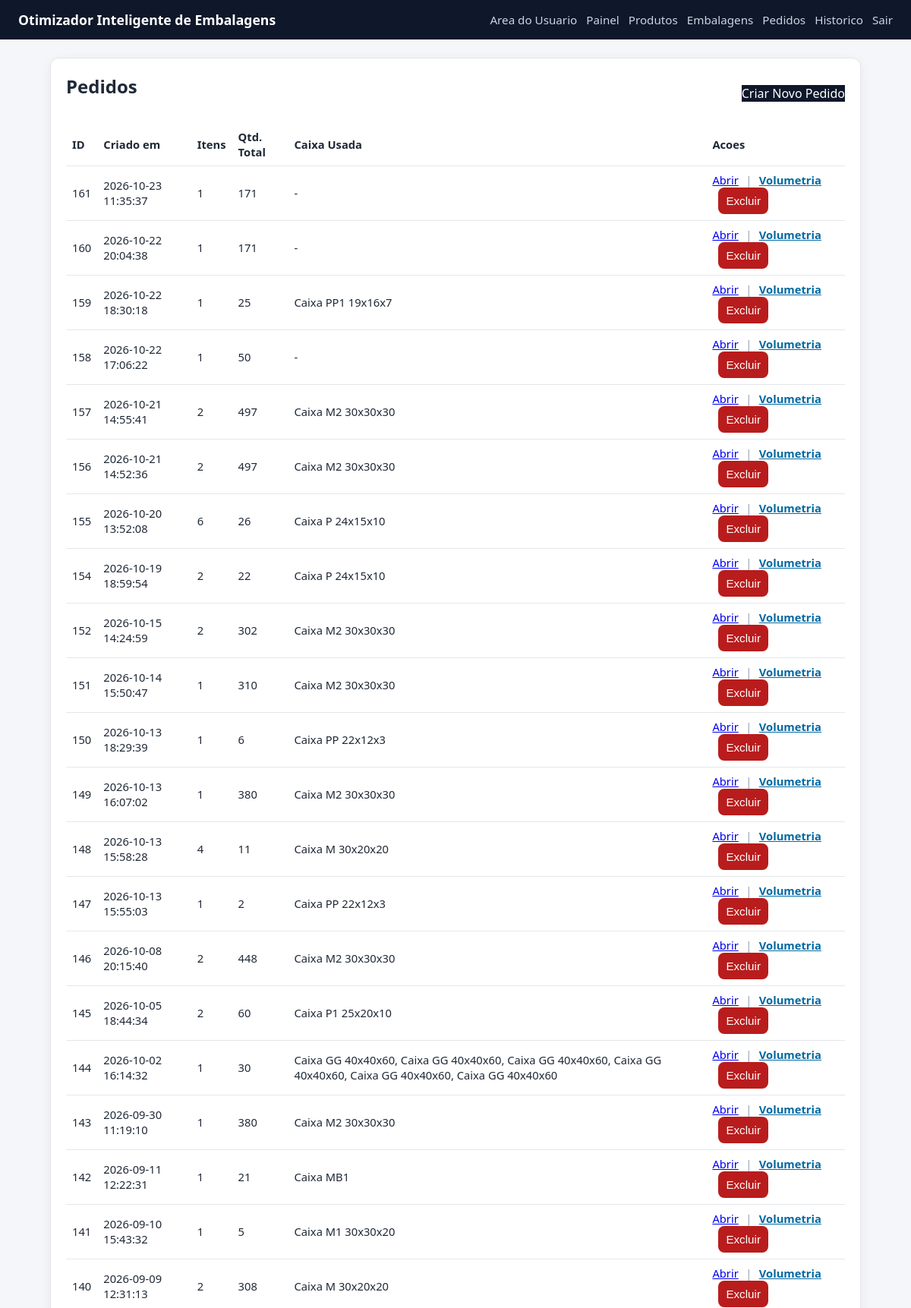
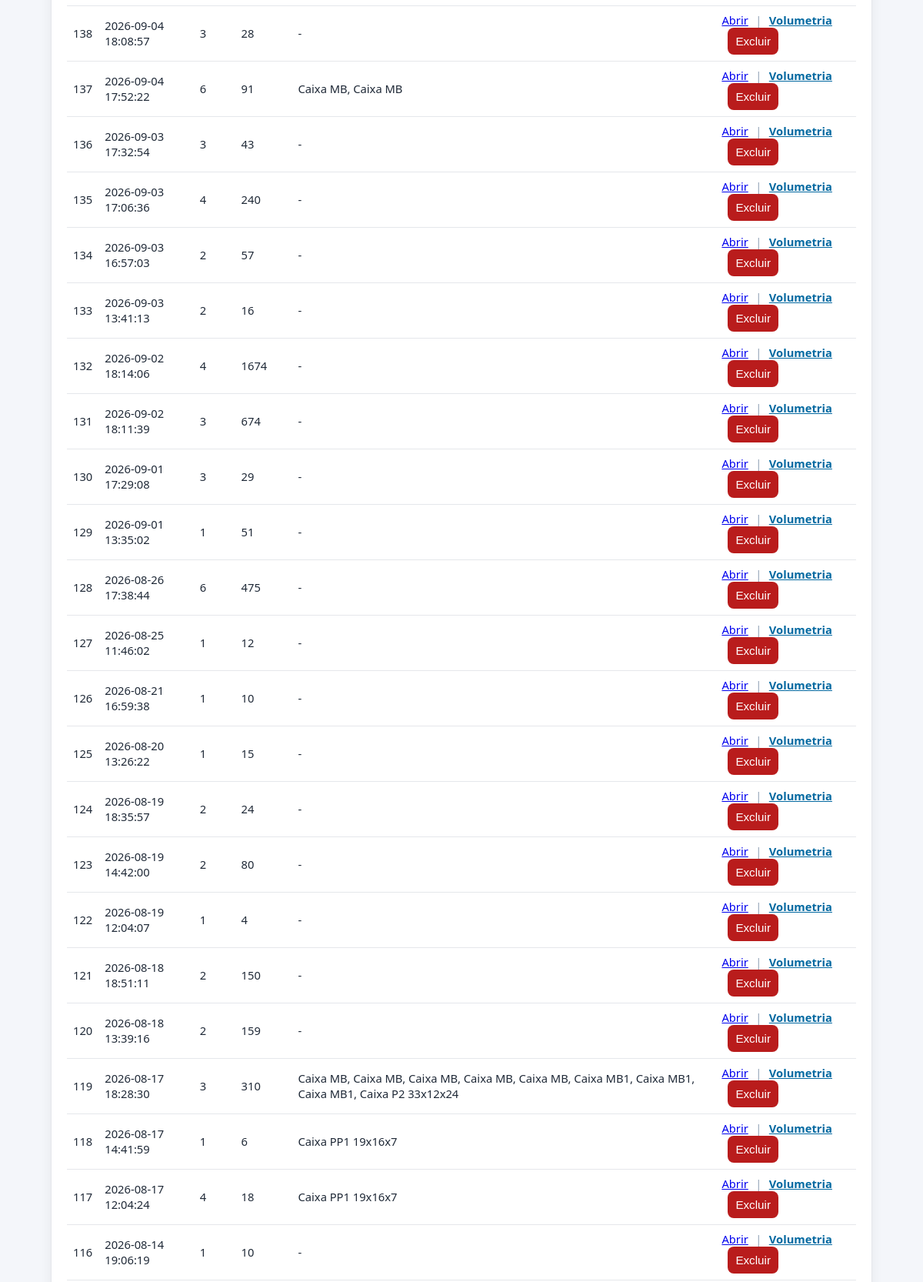
The page /orders (signed in, upper part) on the database its author committed (2 pictures, top to bottom).
### tables this page shows
CREATE TABLE orders (
                id INTEGER PRIMARY KEY AUTOINCREMENT,
                created_at TEXT NOT NULL DEFAULT CURRENT_TIMESTAMP
            );

### app_volum.py (the view)
@app.route("/orders", methods=["GET"])
@admin_required
def orders():
    rows = list_orders(DB_PATH)
    return render_template("orders.html", orders=rows)

### app_volum.py (called while the page is built)
def admin_required(view_func):
    @wraps(view_func)
    def _wrapped(*args, **kwargs):
        if not session.get("is_admin"):
            next_url = request.path
            return redirect(url_for("admin_login", next=next_url))
        return view_func(*args, **kwargs)
    return _wrapped

### database.py (called while the page is built)
def get_connection(db_path):
    conn = sqlite3.connect(db_path)
    conn.row_factory = sqlite3.Row
    return conn

### templates/orders.html
{% extends 'base.html' %}
{% block content %}
<section class="card">
    <div class="row-between">
        <h2>Pedidos</h2>
        <a class="btn" href="{{ url_for('order_new') }}">Criar Novo Pedido</a>
    </div>
    <table>
        <thead>
            <tr><th>ID</th><th>Criado em</th><th>Itens</th><th>Qtd. Total</th><th>Caixa Usada</th><th>Acoes</th></tr>
        </thead>
        <tbody>
        {% for o in orders %}
            <tr>
                <td>{{ o['id'] }}</td>
                <td>{{ o['created_at'] }}</td>
                <td>{{ o['line_count'] }}</td>
                <td>{{ o['total_units'] }}</td>
                <td>{{ o['used_box_name'] or '-' }}</td>
                <td>
                    <a href="{{ url_for('order_detail', id=o['id']) }}">Abrir</a>
                    <span style="margin: 0 0.35rem; color:#94a3b8;">|</span>
                    <a href="{{ url_for('order_volumetry', order_id=o['id']) }}" style="color:#0369a1; font-weight:600;">Volumetria</a>
                    <form method="post" action="{{ url_for('order_delete', order_id=o['id']) }}" style="display:inline; margin-left: 0.5rem;" onsubmit="return confirm('Tem certeza que deseja excluir este pedido?');">
                        <button type="submit" style="background:#b91c1c;">Excluir</button>
                    </form>
                </td>
            </tr>
        {% else %}
            <tr><td colspan="6">Nenhum pedido cadastrado.</td></tr>
        {% endfor %}
        </tbody>
    </table>
</section>
{% endblock %}

### static/style.css (style rules this page uses)
* { box-sizing: border-box; }
body { margin: 0; font-family: Segoe UI, Tahoma, sans-serif; background: #f4f6fa; color: #1f2937; }
.card { background: #fff; border-radius: 12px; padding: 20px; border: 1px solid #e5e7eb; box-shadow: 0 4px 16px rgba(15, 23, 42, 0.06); margin-bottom: 18px; }
h2, h3 { margin-top: 0; }
input, select, button { padding: 9px 10px; border-radius: 8px; border: 1px solid #d1d5db; font-size: 0.95rem; }
button, .btn { background: #0f172a; color: #fff; border: 0; cursor: pointer; text-decoration: none; display: inline-block; }
table { width: 100%; border-collapse: collapse; margin-top: 12px; }
th, td { border-bottom: 1px solid #e5e7eb; text-align: left; padding: 8px; font-size: 0.92rem; }
.row-between { display: flex; justify-content: space-between; align-items: center; gap: 12px; flex-wrap: wrap; }

### rows shown on the page
orders: id "161", created_at "2026-10-23 11:35:37", line_count "1", total_units "171", o "-"
orders: id "160", created_at "2026-10-22 20:04:38", line_count "1", total_units "171", o "-"
orders: id "159", created_at "2026-10-22 18:30:18", line_count "1", total_units "25", o "Caixa PP1 19x16x7"
orders: id "158", created_at "2026-10-22 17:06:22", line_count "1", total_units "50", o "-"
orders: id "157", created_at "2026-10-21 14:55:41", line_count "2", total_units "497", o "Caixa M2 30x30x30"
orders: id "156", created_at "2026-10-21 14:52:36", line_count "2", total_units "497", o "Caixa M2 30x30x30"
orders: id "155", created_at "2026-10-20 13:52:08", line_count "6", total_units "26", o "Caixa P 24x15x10"
orders: id "154", created_at "2026-10-19 18:59:54", line_count "2", total_units "22", o "Caixa P 24x15x10"
orders: id "152", created_at "2026-10-15 14:24:59", line_count "2", total_units "302", o "Caixa M2 30x30x30"
orders: id "151", created_at "2026-10-14 15:50:47", line_count "1", total_units "310", o "Caixa M2 30x30x30"
orders: id "150", created_at "2026-10-13 18:29:39", line_count "1", total_units "6", o "Caixa PP 22x12x3"
orders: id "149", created_at "2026-10-13 16:07:02", line_count "1", total_units "380", o "Caixa M2 30x30x30"
orders: id "148", created_at "2026-10-13 15:58:28", line_count "4", total_units "11", o "Caixa M 30x20x20"
orders: id "147", created_at "2026-10-13 15:55:03", line_count "1", total_units "2", o "Caixa PP 22x12x3"
orders: id "146", created_at "2026-10-08 20:15:40", line_count "2", total_units "448", o "Caixa M2 30x30x30"
orders: id "145", created_at "2026-10-05 18:44:34", line_count "2", total_units "60", o "Caixa P1 25x20x10"
orders: id "144", created_at "2026-10-02 16:14:32", line_count "1", total_units "30", o "Caixa GG 40x40x60, Caixa GG 40x40x60, Caixa GG 40x40x60, Caixa GG 40x40x60, Caixa GG 40x40x60, Caixa GG 40x40x60"
orders: id "143", created_at "2026-09-30 11:19:10", line_count "1", total_units "380", o "Caixa M2 30x30x30"
orders: id "142", created_at "2026-09-11 12:22:31", line_count "1", total_units "21", o "Caixa MB1"
orders: id "141", created_at "2026-09-10 15:43:32", line_count "1", total_units "5", o "Caixa M1 30x30x20"
orders: id "140", created_at "2026-09-09 12:31:13", line_count "2", total_units "308", o "Caixa M 30x20x20"
orders: id "138", created_at "2026-09-04 18:08:57", line_count "3", total_units "28", o "-"
orders: id "137", created_at "2026-09-04 17:52:22", line_count "6", total_units "91", o "Caixa MB, Caixa MB"
orders: id "136", created_at "2026-09-03 17:32:54", line_count "3", total_units "43", o "-"
orders: id "135", created_at "2026-09-03 17:06:36", line_count "4", total_units "240", o "-"
orders: id "134", created_at "2026-09-03 16:57:03", line_count "2", total_units "57", o "-"
orders: id "133", created_at "2026-09-03 13:41:13", line_count "2", total_units "16", o "-"
orders: id "132", created_at "2026-09-02 18:14:06", line_count "4", total_units "1674", o "-"
orders: id "131", created_at "2026-09-02 18:11:39", line_count "3", total_units "674", o "-"
orders: id "130", created_at "2026-09-01 17:29:08", line_count "3", total_units "29", o "-"
orders: id "129", created_at "2026-09-01 13:35:02", line_count "1", total_units "51", o "-"
orders: id "128", created_at "2026-08-26 17:38:44", line_count "6", total_units "475", o "-"
orders: id "127", created_at "2026-08-25 11:46:02", line_count "1", total_units "12", o "-"
orders: id "126", created_at "2026-08-21 16:59:38", line_count "1", total_units "10", o "-"
orders: id "125", created_at "2026-08-20 13:26:22", line_count "1", total_units "15", o "-"
orders: id "124", created_at "2026-08-19 18:35:57", line_count "2", total_units "24", o "-"
orders: id "123", created_at "2026-08-19 14:42:00", line_count "2", total_units "80", o "-"
orders: id "122", created_at "2026-08-19 12:04:07", line_count "1", total_units "4", o "-"
orders: id "121", created_at "2026-08-18 18:51:11", line_count "2", total_units "150", o "-"
orders: id "120", created_at "2026-08-18 13:39:16", line_count "2", total_units "159", o "-"
orders: id "119", created_at "2026-08-17 18:28:30", line_count "3", total_units "310", o "Caixa MB, Caixa MB, Caixa MB, Caixa MB, Caixa MB, Caixa MB1, Caixa MB1, Caixa MB1, Caixa P2 33x12x24"
orders: id "118", created_at "2026-08-17 14:41:59", line_count "1", total_units "6", o "Caixa PP1 19x16x7"
orders: id "117", created_at "2026-08-17 12:04:24", line_count "4", total_units "18", o "Caixa PP1 19x16x7"
orders: id "116", created_at "2026-08-14 19:06:19", line_count "1", total_units "10", o "-"
